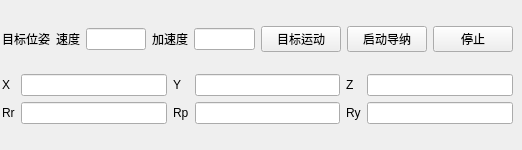
        <widget class="QWidget" name="page_25">
         <widget class="QWidget" name="layoutWidget">
          <property name="geometry">
           <rect>
            <x>2</x>
            <y>10</y>
            <width>511</width>
            <height>131</height>
           </rect>
          </property>
          <layout class="QGridLayout" name="gridLayout_37">
           <item row="0" column="0">
            <widget class="QLabel" name="label_185">
             <property name="text">
              <string>目标位姿</string>
             </property>
            </widget>
           </item>
           <item row="0" column="1">
            <layout class="QGridLayout" name="gridLayout_20">
             <item row="0" column="0">
              <widget class="QLabel" name="label_17">
               <property name="text">
                <string>速度</string>
               </property>
              </widget>
             </item>
             <item row="0" column="1">
              <widget class="QLineEdit" name="lineEdit_22"/>
             </item>
             <item row="0" column="2">
              <widget class="QLabel" name="label_18">
               <property name="text">
                <string>加速度</string>
               </property>
              </widget>
             </item>
             <item row="0" column="3">
              <widget class="QLineEdit" name="lineEdit_21"/>
             </item>
            </layout>
           </item>
           <item row="0" column="2">
            <widget class="QPushButton" name="pushButton_38">
             <property name="text">
              <string>目标运动</string>
             </property>
            </widget>
           </item>
           <item row="0" column="3">
            <widget class="QPushButton" name="pushButton_21">
             <property name="text">
              <string>启动导纳</string>
             </property>
            </widget>
           </item>
           <item row="0" column="4">
            <widget class="QPushButton" name="pushButton_23">
             <property name="text">
              <string>停止</string>
             </property>
            </widget>
           </item>
           <item row="1" column="0" colspan="5">
            <layout class="QGridLayout" name="gridLayout_36">
             <item row="0" column="0">
              <widget class="QLabel" name="label_186">
               <property name="text">
                <string>X</string>
               </property>
              </widget>
             </item>
             <item row="0" column="1">
              <widget class="QLineEdit" name="lineEdit_146"/>
             </item>
             <item row="0" column="2">
              <widget class="QLabel" name="label_187">
               <property name="text">
                <string>Y</string>
               </property>
              </widget>
             </item>
             <item row="0" column="3">
              <widget class="QLineEdit" name="lineEdit_147"/>
             </item>
             <item row="0" column="4">
              <widget class="QLabel" name="label_188">
               <property name="text">
                <string>Z</string>
               </property>
              </widget>
             </item>
             <item row="0" column="5">
              <widget class="QLineEdit" name="lineEdit_148"/>
             </item>
             <item row="1" column="0">
              <widget class="QLabel" name="label_189">
               <property name="text">
                <string>Rr</string>
               </property>
              </widget>
             </item>
             <item row="1" column="1">
              <widget class="QLineEdit" name="lineEdit_149"/>
             </item>
             <item row="1" column="2">
              <widget class="QLabel" name="label_190">
               <property name="text">
                <string>Rp</string>
               </property>
              </widget>
             </item>
             <item row="1" column="3">
              <widget class="QLineEdit" name="lineEdit_150"/>
             </item>
             <item row="1" column="4">
              <widget class="QLabel" name="label_191">
               <property name="text">
                <string>Ry</string>
               </property>
              </widget>
             </item>
             <item row="1" column="5">
              <widget class="QLineEdit" name="lineEdit_151"/>
             </item>
            </layout>
           </item>
          </layout>
         </widget>
        </widget>
